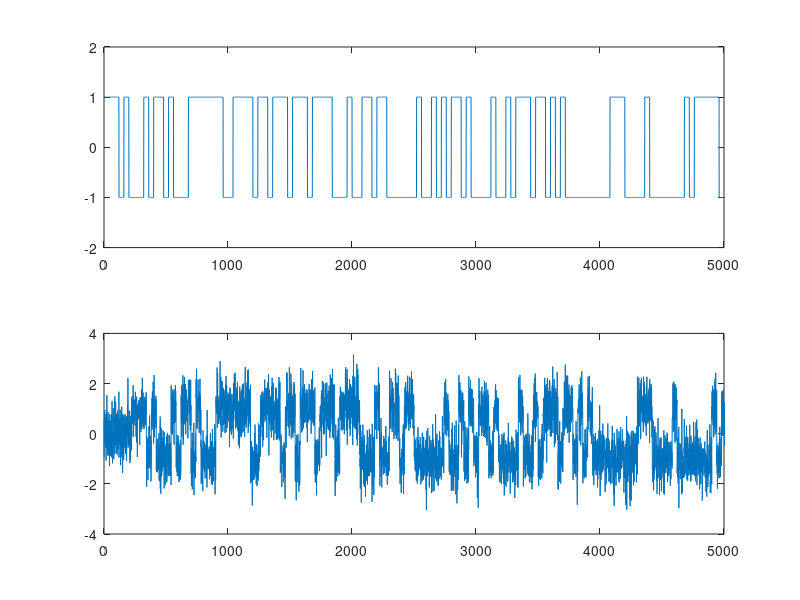

Source code (MATLAB): (Note: this script raises an error after producing the figure.)
close all; clear all; 

#Change plot graphics_toolkit ("gnuplot") or graphics_toolkit ("fltk")

%Parametros
N = 1000;
bits = randi ([0,1], 1, N);
x = 2.*bits - 1;
sps = 40;
Rs = 1.0;
Fa = Rs*sps;
t = (0: N*sps-1)/Fa;
snr_db = 20;
amostras = 3;
mi_tau = 1;
mi_sps = 0.5;

sps_ = sps * 1.01;

%Tx
Hs = ones(1,sps);
up = upsample (x, sps);
s = conv(Hs, up);
s = s(1:N*sps);
subplot(211); plot(s); xlim([0 5000]); ylim([-2 2]);

%Canal
%delta = randi([0,sps-1]); 
delta = 5*sps + 21;
s_atrasado = [zeros(1, delta) s];
s_atrasado = s_atrasado(1:N*sps);
r = awgn (s_atrasado, snr_db - 10*log10(sps));
subplot(212); plot(r); xlim([0 5000]);

%Rx
Hr = fliplr(Hs); %Inverte o sinal da esquerda para a direita
y = (conv(r, Hr)) / sps; %filtro casado;
y = y(1:N*sps);

%% Analise Convergencia/SNR
%samples = 7;
%SNR = [0:30]; 
%a = 1;
%conv_el = zeros(a,length(SNR)); conv_el_dec = zeros(a,length(SNR)); 
%conv_el_nda = zeros(a,length(SNR)); conv_mm = zeros(a,length(SNR));
%conv_g = zeros(a,length(SNR)); conv_g_d = zeros(a,length(SNR));
%
%for j = 1:a
%  bits = randi ([0,1], 1, N); 
%  x = 2.*bits - 1;
%
%  Hs = ones(1,sps);
%  up = upsample (x, sps);
%  s = conv(Hs, up);
%  s = s(1:N*sps);
%  for i = 1:length(SNR)
%      %Canal
%      %delta = randi([0,sps-1]); 
%      delta = 5*sps + 21;
%      s_atrasado = [zeros(1, delta) s];
%      s_atrasado = s_atrasado(1:N*sps);
%
%      r1 = awgn(s_atrasado, SNR(i) - 10*log10(sps));
%      y1 = (conv(r1, Hr))/sps;
%      y1 = y1(1:N*sps);
%      
%      instants1 = early_late(y, sps_, amostras, mi_tau, mi_sps);
%      conv_el(j,i) = convergencia(y1, instants1, samples, sps);
%      
%      instants2 = early_late_decided(y, sps_, amostras, mi_tau, mi_sps);
%      conv_el_dec(j,i) = convergencia(y1, instants2, samples, sps);
%      
%      instants3 = early_late_nda(y, sps_, amostras, mi_tau, mi_sps);
%      conv_el_nda(j,i) = convergencia(y1, instants3, samples, sps);
%      
%      instants4 = mueller_and_mueller(y, sps_, mi_tau, mi_sps);
%      conv_mm(j,i) = convergencia(y1, instants4, samples, sps);
%      
%      instants5 = gardner(y, sps_, mi_tau, mi_sps);
%      conv_g(j,i) = convergencia(y1, instants5, samples, sps);
%      
%      instants6 = gardner(y, sps_, mi_tau, mi_sps);
%      conv_g_d(j,i) = convergencia(y1, instants6, samples, sps);
%  end
%end
%conv_el_avg = mean(conv_el);
%conv_el_dec_avg = mean(conv_el_dec);
%conv_el_nda_avg = mean(conv_el_nda);
%conv_mm_avg = mean(conv_mm);
%figure(2); 
%subplot(121)
%plot(SNR, conv_el_avg, 'b'); hold on;
%plot(SNR, conv_el_dec_avg, 'r'); 
%plot(SNR, conv_el_nda_avg, 'g'); hold off;
%legend('Early-Late', 'Early-Late Decided', 'Early-Late NDA');
%
%subplot(122) ;
%plot(SNR, conv_mm_avg, 'r');
%legend('Muller & Muller');
%
%figure(3)
%plot(SNR, conv_g, 'g'); %hold on;
%%plot(SNR, conv_g_d, 'r'); hold off;
%%legend('Gardner', 'Gardner Decided')


%Chamada do sincronizador open_loop
figure(2)
instants = open_loop (y, Fa, Rs);
plot(t, y); xlim([0 1000]); grid on;
hold on;
plot(t(instants), y(instants), 'ro'); xlim([0 1000]);
title('Sincronizador de malha aberta')

%Chamada do sincronizador early_late

figure(3)
instants1 = early_late(y, sps_, amostras, mi_tau, mi_sps);
subplot(311); plot(t, y); xlim([0 500]); grid on;
hold on; 
subplot(311); plot(t(instants1), y(instants1), 'ro'); xlim([0 500]);
title('Sincronizador Early-Late')

%figure(4)
instants5 = early_late_decided(y, sps_, amostras, mi_tau, mi_sps);
subplot(312); plot(t, y); xlim([0 1000]); grid on;
hold on; 
subplot(312); plot(t(instants5), y(instants5), 'ro'); xlim([0 1000]);
title('Sincronizador Early-Late - Simbolos decididos')

%figure(5)
instants6 = early_late_nda (y, sps_, amostras, mi_tau, mi_sps);
subplot(313); plot(t, y); xlim([0 1000]); grid on;
hold on; 
subplot(313); plot(t(instants6), y(instants6), 'ro'); xlim([0 1000]);
title('Sincronizador Early-Late - NDA')

%Chamada do sincronizador Gardner
instants2 = gardner(y, sps_, mi_tau, mi_sps);
figure(4)
subplot(211);
plot(t, y); xlim([0 1000]); grid on;
hold on;
subplot(211);
plot(t(instants2), y(instants2), 'ro'); xlim([0 1000]);
title('Sincronizador Gardner')

instants4 = gardner_decided(y, sps_, mi_tau, mi_sps);
subplot(212);
plot(t, y); xlim([0 1000]); grid on;
hold on;
subplot(212);
plot(t(instants4), y(instants4), 'ro'); xlim([0 1000]);
title('Sincronizador Gardner - Simbolos decididos')

%Chamada do sincronizador Mueller & Muller
figure(5)
instants3 = mueller_and_mueller(y, sps_, mi_tau, mi_sps);
plot(t, y); xlim([0 1000]); grid on;
hold on;
plot(t(instants3), y(instants3), 'ro'); xlim([0 1000]);